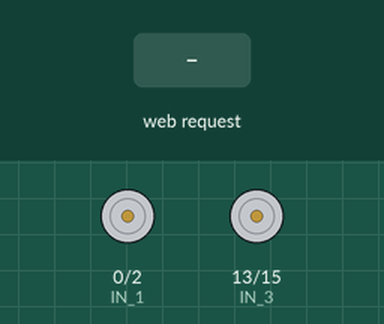
The sketch below on a simulated ESP8266 (NodeMCU). Parts: motor-driver pin pairs drawn as motors (green arrow = first pin HIGH = forward, orange = second pin HIGH = backward, longer = more drive, scaled by the enable pin). Inputs (shaded band) come from the test bench. WiFi joins after 1.5 s; servers stay silent unless stated; what the sketch prints to the serial monitor is not drawn.

Above: at 2.8 s.
2.9 s: HTTP request GET /?State=A received
At 3.7 s:
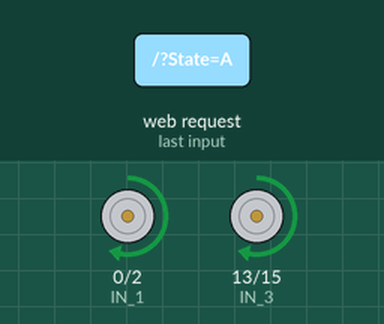
4.4 s: HTTP request GET /?State=I received
At 4.9 s:
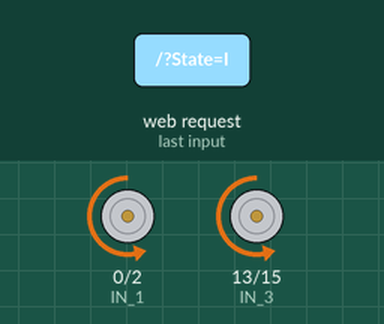
5.9 s: HTTP request GET /?State=Bloccato received
At 7.2 s:
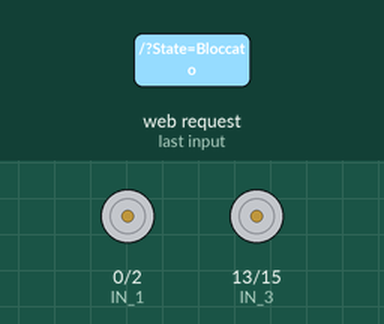
Timing chart, 0 to 8.9 s (numbered marks = the images above; inputs shaded):
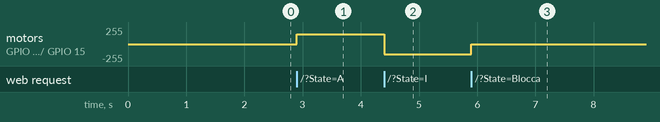

Measured:
- after the input at 2.9 s, motor on GPIO 0 (IN_1) / GPIO 2 (IN_2), motor on GPIO 13 (IN_3) / GPIO 15 (IN_4): stopped → forward 150/255 at once
- after the input at 4.4 s, motor on GPIO 0 (IN_1) / GPIO 2 (IN_2), motor on GPIO 13 (IN_3) / GPIO 15 (IN_4): forward 150/255 → backward 150/255 at once
- after the input at 5.9 s, motor on GPIO 0 (IN_1) / GPIO 2 (IN_2), motor on GPIO 13 (IN_3) / GPIO 15 (IN_4): backward 150/255 → stopped at once

The sketch:

ESP8266Client.ino
```cpp
#define ENA   14          //         GPIO14(D5)
#define ENB   12          //         GPIO12(D6)
#define IN_1  0           //         GPIO0(D3)
#define IN_2  2           //         GPIO2(D4)
#define IN_3  13          //         GPIO13(D7)
#define IN_4  15          //         GPIO15(D8)

#include <ESP8266WiFi.h>
#include <WiFiClient.h>
#include <ESP8266WebServer.h>

String comando;             // Variabile per salvare il comando.
int velocita = 150;         // Potenza dei motori 0-1023
int coefVelocita = 3;       // Coefficiente per la velocità in rotazione

bool jammer = false;

const char* ssid = "ArduinoNetwork24G";             //Dichiarazione variabili per il collegamento con il wifi
const char* password = "ArduinoWifi2022";           //

// Set your Static IP address
IPAddress local_IP(192, 168, 0, 110);
// Set your Gateway IP address
IPAddress gateway(192, 168, 0, 1);

IPAddress subnet(255, 255, 255, 0);
IPAddress primaryDNS(192, 168, 0, 1);   //optional
IPAddress secondaryDNS(8, 8, 8, 8); //optional

ESP8266WebServer server(80);         // Porta di ascolto per il webserver

void setup() {
 pinMode(ENA, OUTPUT);   //
 pinMode(ENB, OUTPUT);   //
 pinMode(IN_4, OUTPUT);  // Dichiarazione utilizzo dei pin in output
 pinMode(IN_3, OUTPUT);  //
 pinMode(IN_2, OUTPUT);  //
 pinMode(IN_1, OUTPUT);  //

 Serial.begin(9600);  // Inizializzazione del monitor seriale

  fermo();

  delay(150); // Attesa

  while (!WiFi.config(local_IP, gateway, subnet, primaryDNS, secondaryDNS)) {       //
    Serial.println("STA Failed to configure");
  }

  while (!WiFi.setHostname("Macchina")) {       //
    Serial.println("STA Failed to configure");
  }

  WiFi.begin(ssid, password);                   //
  Serial.print("Connecting to ");               // Connessione al wifi + log
  Serial.print(ssid); Serial.println(" ...");   //
                                                //
  int i = 0;                                    //
  while (WiFi.status() != WL_CONNECTED) {       //
    delay(250);                                 //
    Serial.print(++i); Serial.print(' ');       //
  }                                             //

  Serial.println('\n');                          //
  Serial.println("Connection established!");     // Stampa ip più log del collegamento
  Serial.print("IP address:\t");                 //
  Serial.println(WiFi.localIP());                //

  server.on ( "/", HTTP_handleRoot );            //
  server.onNotFound ( HTTP_handleRoot );         // Avvio del webserver
  server.begin();                                //

  fermo();                            //
}

void indietro(){

      digitalWrite(IN_4, HIGH);
      digitalWrite(IN_3, LOW);
      analogWrite(ENA, velocita);

      digitalWrite(IN_2, HIGH);
      digitalWrite(IN_1, LOW);
      analogWrite(ENB, velocita);
  }

void avanti(){

      digitalWrite(IN_4, LOW);
      digitalWrite(IN_3, HIGH);
      analogWrite(ENA, velocita);

      digitalWrite(IN_2, LOW);
      digitalWrite(IN_1, HIGH);
      analogWrite(ENB, velocita);
  }

void sinistra(){

      digitalWrite(IN_4, HIGH);
      digitalWrite(IN_3, LOW);
      analogWrite(ENA, velocita);

      digitalWrite(IN_2, LOW);
      digitalWrite(IN_1, HIGH);
      analogWrite(ENB, velocita);
  }

void destra(){

      digitalWrite(IN_4, LOW);
      digitalWrite(IN_3, HIGH);
      analogWrite(ENA, velocita);

      digitalWrite(IN_2, HIGH);
      digitalWrite(IN_1, LOW);
      analogWrite(ENB, velocita);
  }

void avantiDestra(){

      digitalWrite(IN_4, LOW);
      digitalWrite(IN_3, HIGH);
      analogWrite(ENA, velocita/coefVelocita);

      digitalWrite(IN_2, LOW);
      digitalWrite(IN_1, HIGH);
      analogWrite(ENB, velocita);
   }

void avantiSinistra(){

      digitalWrite(IN_4, LOW);
      digitalWrite(IN_3, HIGH);
      analogWrite(ENA, velocita);

      digitalWrite(IN_2, LOW);
      digitalWrite(IN_1, HIGH);
      analogWrite(ENB, velocita/coefVelocita);
  }

void indietroDestra(){

      digitalWrite(IN_4, HIGH);
      digitalWrite(IN_3, LOW);
      analogWrite(ENA, velocita/coefVelocita);

      digitalWrite(IN_2, HIGH);
      digitalWrite(IN_1, LOW);
      analogWrite(ENB, velocita);
  }

void indietroSinistra(){

      digitalWrite(IN_4, HIGH);
      digitalWrite(IN_3, LOW);
      analogWrite(ENA, velocita);

      digitalWrite(IN_2, HIGH);
      digitalWrite(IN_1, LOW);
      analogWrite(ENB, velocita/coefVelocita);
  }

void fermo(){

      digitalWrite(IN_4, LOW);
      digitalWrite(IN_3, LOW);
      analogWrite(ENA, velocita);

      digitalWrite(IN_2, LOW);
      digitalWrite(IN_1, LOW);
      analogWrite(ENB, velocita);
 }

void loop() {
    server.handleClient();     // Gestione delle richieste http

      comando = server.arg("State");    // Salvataggio dei parametri ricevuti

      //Serie di If per la gestione dei parametri

      if (comando == "Bloccato") jammer = true;
      else if (comando == "Sbloccato") jammer = false;

      if(jammer){
        fermo();
      }else{
        if (comando == "A") avanti();
        else if (comando == "I") indietro();
        else if (comando == "S") sinistra();
        else if (comando == "D") destra();
        else if (comando == "AD") avantiDestra();
        else if (comando == "AS") avantiSinistra();
        else if (comando == "ID") indietroDestra();
        else if (comando == "IS") indietroSinistra();
        else if (comando == "F") fermo();
        else if (comando == "Bloccato") jammer = true;
        else if (comando == "Sbloccato") jammer = false;
      }
}

void HTTP_handleRoot(void) {

if( server.hasArg("State") ){
       Serial.println(server.arg("State"));
  }
  server.send ( 200, "text/html", "" );
  delay(1);
}
```
